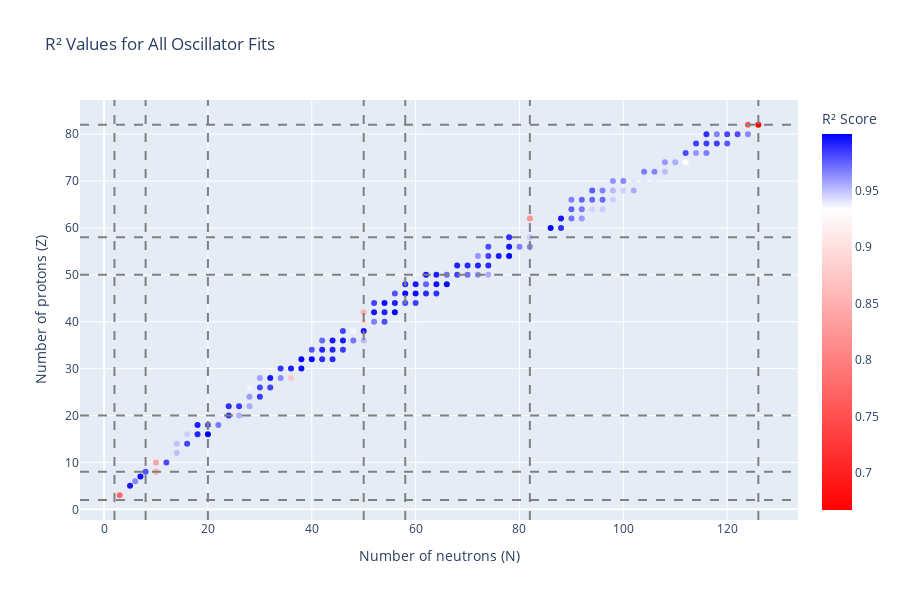

Notebook code cell kept with this figure:
### Code cell
df_to_plot = merged

fig = px.scatter(df_to_plot.groupby(by=df_to_plot.index).head(1).reset_index(), 
          # x='a', 
          x='n',
          y='z', 
          color='r2',
          title='R² Values for All Oscillator Fits',
          # labels={'z': 'Number of protons (Z)', 'a': 'Weight (A)', 'r2': 'R² Score'},
          labels={'z': 'Number of protons (Z)', 'n': 'Number of neutrons (N)', 'r2': 'R² Score'},
          color_continuous_scale=[(0, 'red'), (0.8, 'white'), (1, 'blue')],
          height=600)


magic_numbers_n = [2, 8, 20, 50, 58, 82, 126]
magic_numbers_z = [2, 8, 20, 50, 58, 82]

for i, m in enumerate(magic_numbers_n):
    fig.add_vline(x=m, line_dash="dash", line_color="gray", name="Magic numbers" if i==0 else None)

for i, m in enumerate(magic_numbers_z):
    fig.add_hline(y=m, line_dash="dash", line_color="gray")

fig.show()

### Figure 1 — Plotly figure (JSON) as saved in the notebook; plotly's stock layout.template omitted (floating-point values rounded to 4 significant figures; data arrays with more than 128 entries replaced by an {"elided": "..."} marker saying what was removed)
{"data": [{"hovertemplate": "Number of neutrons (N)=%{x}<br>Number of protons (Z)=%{y}<br>R² Score=%{marker.color}<extra></extra>", "legendgroup": "", "marker": {"color": {"elided": "142 float values"}, "coloraxis": "coloraxis", "symbol": "circle"}, "mode": "markers", "name": "", "orientation": "v", "showlegend": false, "type": "scatter", "x": {"elided": "142 int values"}, "xaxis": "x", "y": {"elided": "142 int values"}, "yaxis": "y"}], "layout": {"coloraxis": {"colorbar": {"title": {"text": "R² Score"}}, "colorscale": [[0, "red"], [0.8, "white"], [1, "blue"]]}, "height": 600, "legend": {"tracegroupgap": 0}, "shapes": [{"line": {"color": "gray", "dash": "dash"}, "name": "Magic numbers", "type": "line", "x0": 2, "x1": 2, "xref": "x", "y0": 0, "y1": 1, "yref": "y domain"}, {"line": {"color": "gray", "dash": "dash"}, "type": "line", "x0": 8, "x1": 8, "xref": "x", "y0": 0, "y1": 1, "yref": "y domain"}, {"line": {"color": "gray", "dash": "dash"}, "type": "line", "x0": 20, "x1": 20, "xref": "x", "y0": 0, "y1": 1, "yref": "y domain"}, {"line": {"color": "gray", "dash": "dash"}, "type": "line", "x0": 50, "x1": 50, "xref": "x", "y0": 0, "y1": 1, "yref": "y domain"}, {"line": {"color": "gray", "dash": "dash"}, "type": "line", "x0": 58, "x1": 58, "xref": "x", "y0": 0, "y1": 1, "yref": "y domain"}, {"line": {"color": "gray", "dash": "dash"}, "type": "line", "x0": 82, "x1": 82, "xref": "x", "y0": 0, "y1": 1, "yref": "y domain"}, {"line": {"color": "gray", "dash": "dash"}, "type": "line", "x0": 126, "x1": 126, "xref": "x", "y0": 0, "y1": 1, "yref": "y domain"}, {"line": {"color": "gray", "dash": "dash"}, "type": "line", "x0": 0, "x1": 1, "xref": "x domain", "y0": 2, "y1": 2, "yref": "y"}, {"line": {"color": "gray", "dash": "dash"}, "type": "line", "x0": 0, "x1": 1, "xref": "x domain", "y0": 8, "y1": 8, "yref": "y"}, {"line": {"color": "gray", "dash": "dash"}, "type": "line", "x0": 0, "x1": 1, "xref": "x domain", "y0": 20, "y1": 20, "yref": "y"}, {"line": {"color": "gray", "dash": "dash"}, "type": "line", "x0": 0, "x1": 1, "xref": "x domain", "y0": 50, "y1": 50, "yref": "y"}, {"line": {"color": "gray", "dash": "dash"}, "type": "line", "x0": 0, "x1": 1, "xref": "x domain", "y0": 58, "y1": 58, "yref": "y"}, {"line": {"color": "gray", "dash": "dash"}, "type": "line", "x0": 0, "x1": 1, "xref": "x domain", "y0": 82, "y1": 82, "yref": "y"}], "title": {"text": "R² Values for All Oscillator Fits"}, "xaxis": {"anchor": "y", "domain": [0, 1], "title": {"text": "Number of neutrons (N)"}}, "yaxis": {"anchor": "x", "domain": [0, 1], "title": {"text": "Number of protons (Z)"}}}}
